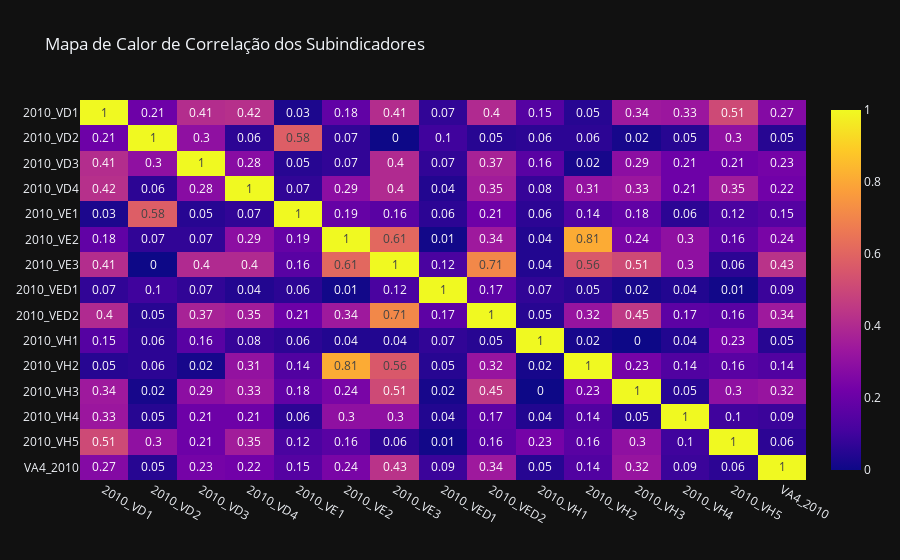

The notebook cell this image was saved under:
### Markdown cell above
### Correlation Analysis

### Code cell
# This step verifies the relationship between different indicators.

df_processed_with_CI = df_processed.copy()
# Create composite indicator column
df_processed_with_CI['CI'] = df_processed.mean(axis=1)

correlation_ci = df_processed_with_CI.corrwith(df_processed_with_CI['CI'])
df_correlation = pd.DataFrame(correlation_ci, columns=["CI_CORR"])

print("Correlation of indicators with the Composite Indicator (CI):\n")
display(df_correlation)

# Generate correlation heatmap
fig_corr = px.imshow(
  df_processed.corr().round(2).abs(),
  text_auto=True,
  aspect="auto",
  title="Sub-indicators Correlation Heatmap"
)
fig_corr.show()

### Figure 1 — Plotly figure (JSON) as saved in the notebook; plotly's stock layout.template omitted (floating-point values rounded to 4 significant figures; data arrays with more than 128 entries replaced by an {"elided": "..."} marker saying what was removed)
{"data": [{"coloraxis": "coloraxis", "hovertemplate": "x: %{x}<br>y: %{y}<br>color: %{z}<extra></extra>", "name": "0", "texttemplate": "%{z}", "type": "heatmap", "x": ["2010_VD1", "2010_VD2", "2010_VD3", "2010_VD4", "2010_VE1", "2010_VE2", "2010_VE3", "2010_VED1", "2010_VED2", "2010_VH1", "2010_VH2", "2010_VH3", "2010_VH4", "2010_VH5", "VA4_2010"], "xaxis": "x", "y": ["2010_VD1", "2010_VD2", "2010_VD3", "2010_VD4", "2010_VE1", "2010_VE2", "2010_VE3", "2010_VED1", "2010_VED2", "2010_VH1", "2010_VH2", "2010_VH3", "2010_VH4", "2010_VH5", "VA4_2010"], "yaxis": "y", "z": {"elided": "15x15 float values"}}], "layout": {"coloraxis": {"colorscale": [[0, "#0d0887"], [0.1111, "#46039f"], [0.2222, "#7201a8"], [0.3333, "#9c179e"], [0.4444, "#bd3786"], [0.5556, "#d8576b"], [0.6667, "#ed7953"], [0.7778, "#fb9f3a"], [0.8889, "#fdca26"], [1, "#f0f921"]]}, "title": {"text": "Mapa de Calor de Correlação dos Subindicadores"}, "xaxis": {"anchor": "y", "domain": [0, 1]}, "yaxis": {"anchor": "x", "autorange": "reversed", "domain": [0, 1]}}}
